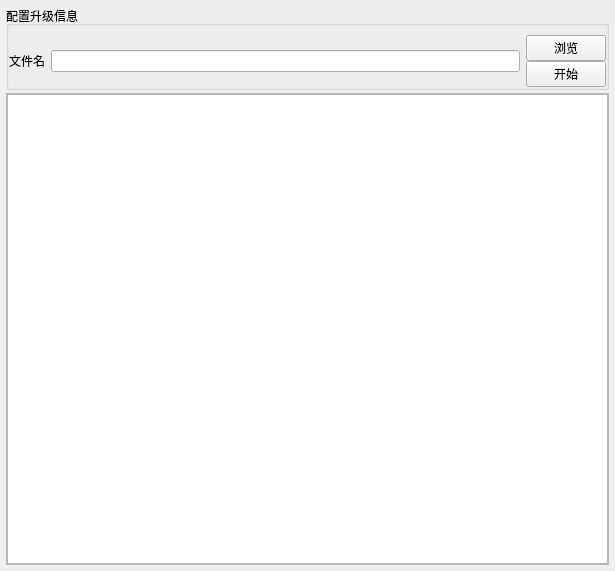
<?xml version="1.0" encoding="UTF-8"?>
<ui version="4.0">
 <class>OBNLowerCumputerOTA</class>
 <widget class="QWidget" name="OBNLowerCumputerOTA">
  <property name="geometry">
   <rect>
    <x>0</x>
    <y>0</y>
    <width>615</width>
    <height>571</height>
   </rect>
  </property>
  <property name="windowTitle">
   <string>OBNLowerCumputerOTA</string>
  </property>
  <layout class="QGridLayout" name="gridLayout_3">
   <property name="leftMargin">
    <number>6</number>
   </property>
   <property name="topMargin">
    <number>6</number>
   </property>
   <property name="rightMargin">
    <number>6</number>
   </property>
   <property name="bottomMargin">
    <number>6</number>
   </property>
   <property name="spacing">
    <number>3</number>
   </property>
   <item row="0" column="0">
    <widget class="QGroupBox" name="groupBox">
     <property name="sizePolicy">
      <sizepolicy hsizetype="Expanding" vsizetype="Preferred">
       <horstretch>0</horstretch>
       <verstretch>0</verstretch>
      </sizepolicy>
     </property>
     <property name="title">
      <string>配置升级信息</string>
     </property>
     <layout class="QGridLayout" name="gridLayout">
      <property name="leftMargin">
       <number>0</number>
      </property>
      <property name="rightMargin">
       <number>0</number>
      </property>
      <property name="bottomMargin">
       <number>0</number>
      </property>
      <property name="horizontalSpacing">
       <number>6</number>
      </property>
      <property name="verticalSpacing">
       <number>0</number>
      </property>
      <item row="0" column="0" rowspan="2">
       <widget class="QLabel" name="labelInputfName">
        <property name="text">
         <string>文件名</string>
        </property>
       </widget>
      </item>
      <item row="0" column="1" rowspan="2">
       <widget class="QLineEdit" name="lineEditInputfName"/>
      </item>
      <item row="0" column="2">
       <widget class="QPushButton" name="pushButtonBrowse">
        <property name="text">
         <string>浏览</string>
        </property>
       </widget>
      </item>
      <item row="1" column="2">
       <widget class="QPushButton" name="pushButtonStart">
        <property name="text">
         <string>开始</string>
        </property>
       </widget>
      </item>
     </layout>
    </widget>
   </item>
   <item row="1" column="0">
    <widget class="QFrame" name="frame">
     <property name="frameShape">
      <enum>QFrame::StyledPanel</enum>
     </property>
     <property name="frameShadow">
      <enum>QFrame::Raised</enum>
     </property>
     <layout class="QGridLayout" name="gridLayout_2">
      <property name="leftMargin">
       <number>0</number>
      </property>
      <property name="topMargin">
       <number>0</number>
      </property>
      <property name="rightMargin">
       <number>0</number>
      </property>
      <property name="bottomMargin">
       <number>0</number>
      </property>
      <property name="spacing">
       <number>0</number>
      </property>
      <item row="0" column="0">
       <widget class="QTableWidget" name="tableWidget"/>
      </item>
     </layout>
    </widget>
   </item>
  </layout>
 </widget>
 <resources/>
 <connections/>
</ui>
